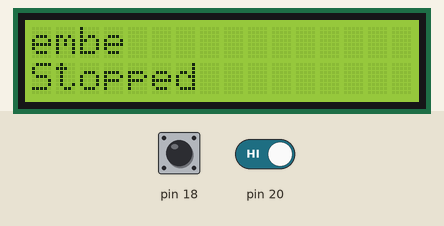
This sketch was run on a simulated Arduino Mega 2560, built with avr-gcc and run on an emulated ATmega2560. Parts: 16×2 character LCD. The test bench sets the inputs (shaded band); at power-on: pin 20 HIGH, pin 18 HIGH.

Above: at 1.2 s.
1.3 s: pin 20 driven LOW
At 2.1 s:
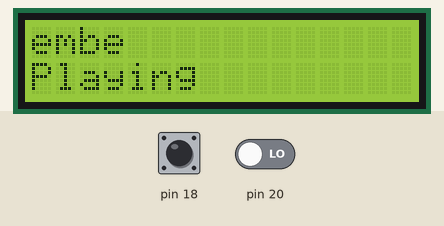
Timing chart, 0 to 4.3 s (numbered marks = the images above; inputs shaded):
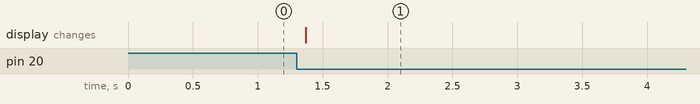

Measured:
- after the input at 1.3 s, the display: changes after 0.07 s (image 1)

The sketch:

encoderinterface.ino
```cpp
#include <LiquidCrystal.h>
#define PhaseA 18
#define PhaseB 19

LiquidCrystal display(12, 11, 5, 4, 3, 2);

char title[4][5] = { "embe", "dded", "syst", "em!!"}; //제목을 담고있는 배열, 기능 통합 시, SD카드에서 나온 제목을 담아야 함. 제목의 규격은 8.3으로 한다
char state[2][8] = { "Stopped", "Playing" }; //재생상태 문자열을 담고있는 배열

volatile int cnt = 0;
volatile int play_state = 0;
void ext_int3_init();
void ext_int1_init();

uint32_t MicrosSampleTime; // micro 단위로 변환한 sample_time을 저장하는 변수
uint32_t start_time; //주기적 연산을 시작하는 시간을 저장하는 변수
float sample_time; //주기적 연산시간을 sec 단위로 저장하는 변수


void setup() {
	/*pinMode(PhaseA, INPUT);
	pinMode(PhaseB, INPUT);
	pinMode(20, INPUT);*/
	DDRD &= ~0x0E; //PD3, PD2, PD1 을 INPUT으로 설정

	display.begin(16, 2); //2x16 display 설정

	sample_time = 0.1; //0.02초마다 주기적 연산을 한다.
	MicrosSampleTime = (uint32_t)(sample_time * 1e6); //0.02 sec를 micro단위로 변환


	ext_int3_init(); //INT3 interrupt 초기화
	ext_int1_init(); //INT1 interrupt 초기화
	sei(); //golbal interrupt enable 시작

	Serial.begin(115200); //기타 자질구레한 출력값 확인용 시리얼 통신 시작
	start_time = micros() + MicrosSampleTime; //주기적연산 시작시간 초기화

}

void loop() {
	display.setCursor(0, 0); //0번줄 0번째 칸에 커서 위치
	display.print("                "); //0번줄 전체 클리어
	display.setCursor(0, 0); //0번줄 0번째 칸에 커서 위치
	display.print(title[cnt]); // 노래 제목 출력 구현 테스트, 나중에 제목 출력하는 함수로 다 묶어버리기

	display.setCursor(0, 1); //1번줄 0번째 칸에 커서 위치
	display.print("                "); //1번줄 전체 클리어
	display.setCursor(0, 1); //0번줄 0번째 칸에 커서 위치
	display.print(state[play_state]); //재생상태 출력 구현 테스트, 나중에 재생상태 표시하는 함수로 다 묶어버리기

	//Serial.println(cnt); //자질구레한 출력 확인용 시리얼통신 출력
	//Serial.print(" ");
	//Serial.print(digitalRead(PhaseA));
	//Serial.print(" ");
	//Serial.println(digitalRead(PhaseB));

	//delay(1000); //display 유지를 위한 50ms동안의 delay.

	while (!((start_time - micros()) & 0x80000000)); //주기적 연산시간동안 대기
	start_time += MicrosSampleTime; //새로운 주기적연산 시작시간 갱신

}

void ext_int3_init() {
	EICRA |= _BV(ISC31);
	EICRA &= ~_BV(ISC30); //

	EIMSK |= _BV(INT3);
	EIFR |= _BV(INTF3);
}

void ext_int1_init() {
	EICRA &= ~_BV(ISC10);
	EICRA |= _BV(ISC11);

	EIMSK |= _BV(INT1);
	EIFR |= _BV(INTF1);
}

ISR(INT1_vect) {
	if (play_state == 0) play_state = 1;
	else play_state = 0;
}

ISR(INT3_vect) {
	if (digitalRead(PhaseB)) cnt++;

	else cnt--;

	if (cnt > 3) cnt = 0;

	else if (cnt <= 0) cnt = 0;
}
```
